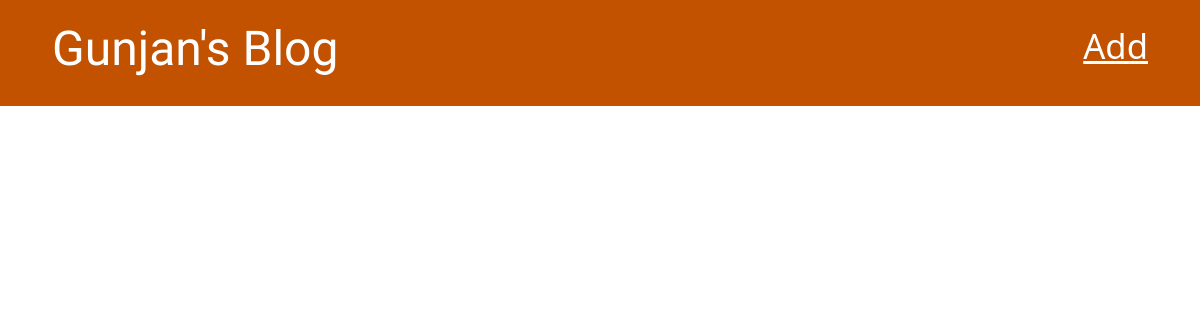
/ (signed in), run on an earlier commit of the app's database.
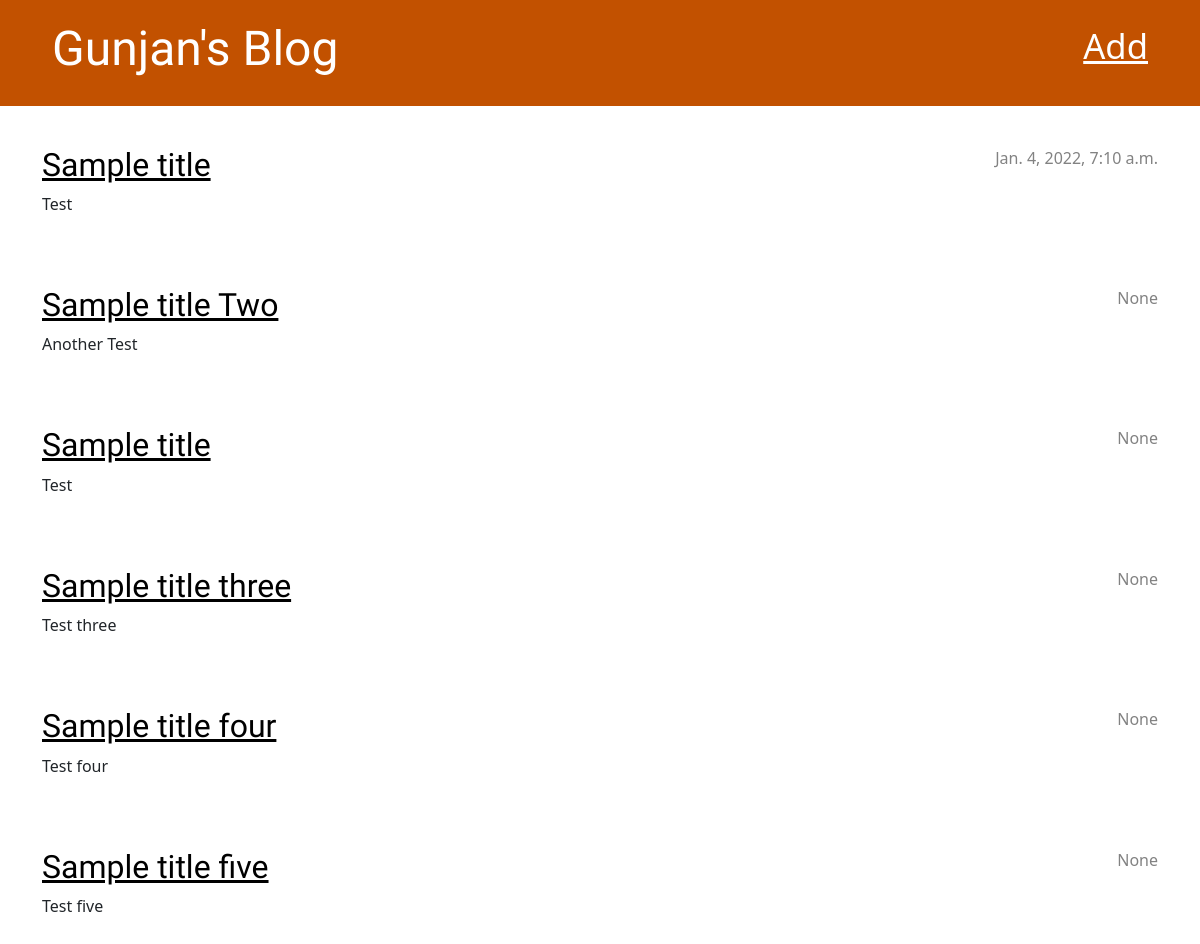
And on a later commit of the database.
### blog/models.py (models this page shows, shortened)
class PostBlog(models.Model):
    author = models.ForeignKey(settings.AUTH_USER_MODEL, on_delete=models.CASCADE)
    title = models.CharField(max_length=200)
    text = models.TextField()
    created_date = models.DateTimeField(default=timezone.now)
    published_date = models.DateTimeField(blank=True, null=True)

### blog/views.py (the view)
# urls.py: path('', views.post_list, name='post_list'),
def post_list(request):
    posts = PostBlog.objects.order_by('created_date')#filter(published_date__lte=timezone.now()) #.order_by('published_date')
    return render(request, 'blog/post_list.html', {'posts': posts})

### blog/templates/blog/post_list.html (shortened to what this page needs)
{% extends 'blog/base.html' %}
{% load static %}
            {% block content %}
                {% for post in posts %}
                    <article class="post">
                        <time class="date">
                            {{ post.published_date }}
                        </time>
                        <h2><a href="{% url 'post_detail' pk=post.pk %}">{{ post.title }}</a></h2>
                        <p>{{ post.text|linebreaksbr }}</p>
                    </article>
                {% endfor %}
            {% endblock %}

What changed in the data, as far as the page shows it:
added PostBlog: published_date "Jan. 4, 2022, 7:10 a.m.", title "Sample title", text "Test"
added PostBlog: published_date "None", title "Sample title Two", text "Another Test"
added PostBlog: published_date "None", title "Sample title", text "Test"
added PostBlog: published_date "None", title "Sample title three", text "Test three"
added PostBlog: published_date "None", title "Sample title four", text "Test four"
added PostBlog: published_date "None", title "Sample title five", text "Test five"
